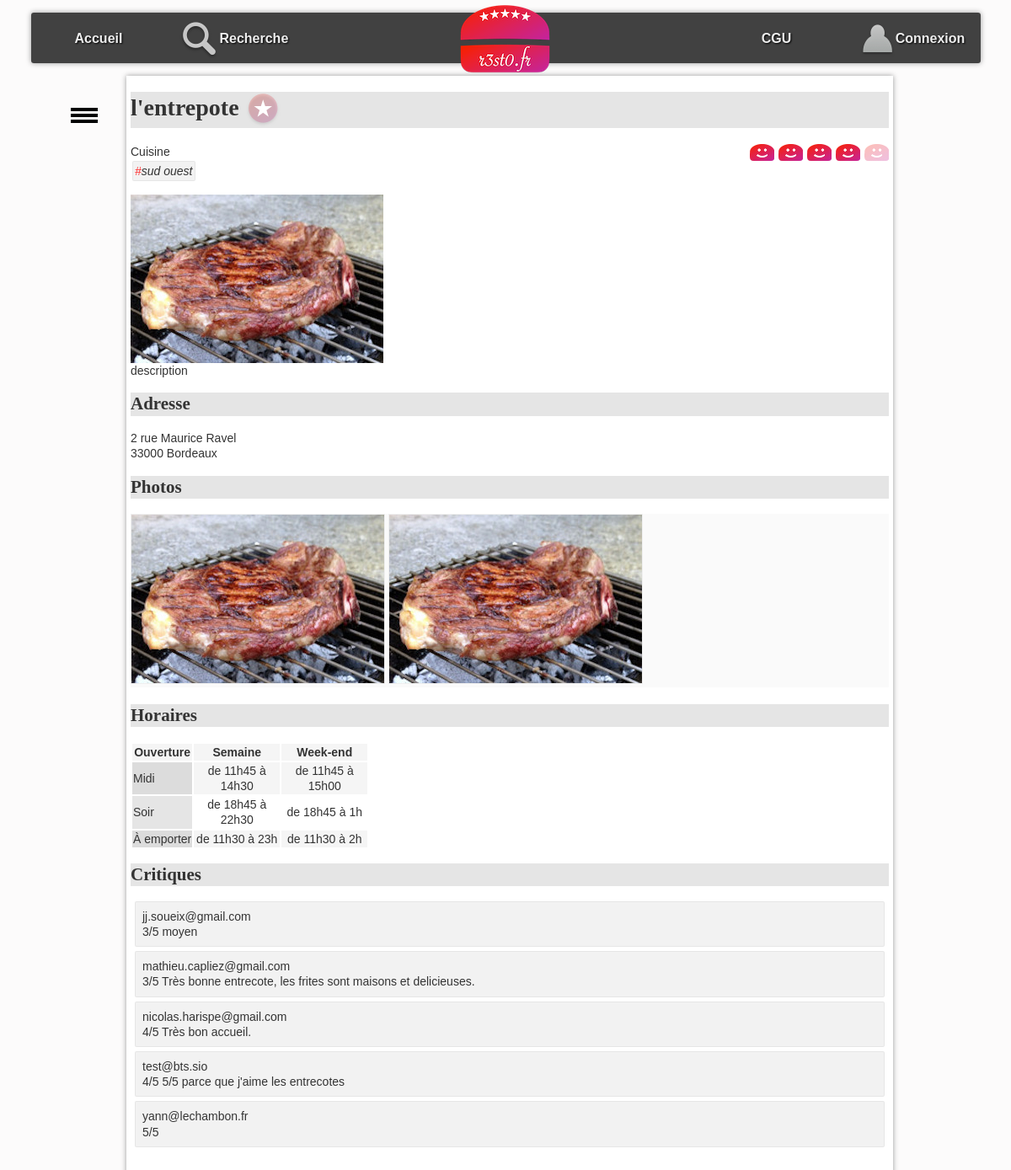
/?action=detail&idR=1, run on an earlier commit of the app's database.
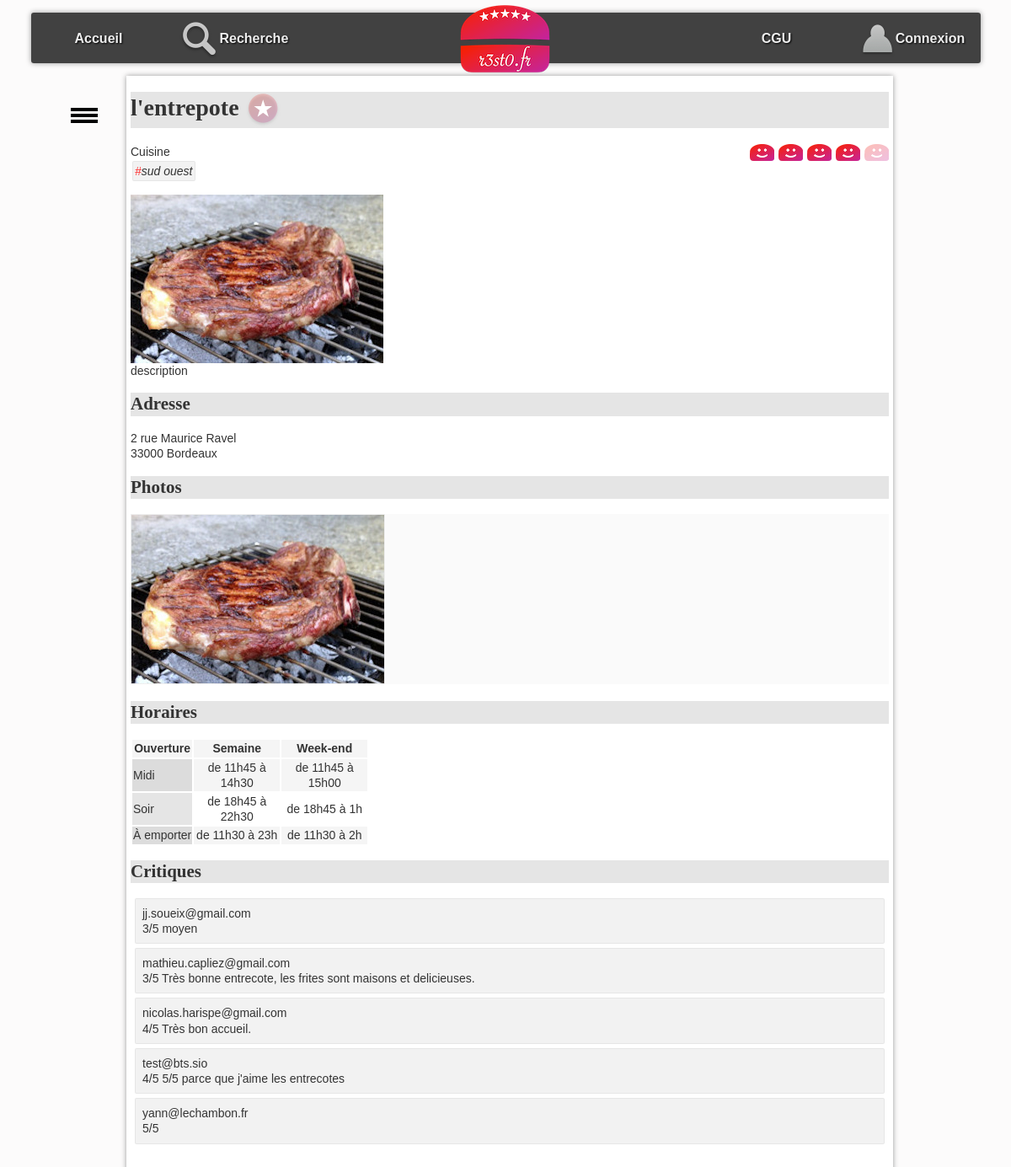
And on a later commit of the database.
### tables this page shows
CREATE TABLE `resto` (
  `idR` bigint(20) NOT NULL,
  `nomR` varchar(255) DEFAULT NULL,
  `numAdrR` varchar(20) DEFAULT NULL,
  `voieAdrR` varchar(255) DEFAULT NULL,
  `cpR` char(5) DEFAULT NULL,
  `villeR` varchar(255) DEFAULT NULL,
  `latitudeDegR` float DEFAULT NULL,
  `longitudeDegR` float DEFAULT NULL,
  `descR` text,
  `horairesR` text
);

CREATE TABLE `typeCuisine` (
  `idTC` bigint(20) NOT NULL,
  `libelleTC` varchar(255) DEFAULT NULL
);

CREATE TABLE `photo` (
  `idP` bigint(20) NOT NULL,
  `cheminP` varchar(255) DEFAULT NULL,
  `idR` bigint(20) DEFAULT NULL
);

CREATE TABLE `critiquer` (
  `idR` bigint(20) NOT NULL,
  `mailU` varchar(150) NOT NULL,
  `note` int(11) DEFAULT NULL,
  `commentaire` varchar(4096) DEFAULT NULL
);

### controleur/detailResto.php (called while the page is built, shortened)
<?php
include_once "$racine/modele/bd.resto.inc.php";
include_once "$racine/modele/bd.typecuisine.inc.php";
include_once "$racine/modele/bd.photo.inc.php";
include_once "$racine/modele/bd.critiquer.inc.php";
include_once "$racine/modele/bd.aimer.inc.php";
include_once "$racine/modele/authentification.inc.php";
$menuBurger = array();
$menuBurger[] = Array("url"=>"#top","label"=>"Le restaurant");
$menuBurger[] = Array("url"=>"#adresse","label"=>"Adresse");
$menuBurger[] = Array("url"=>"#photos","label"=>"Photos");
$menuBurger[] = Array("url"=>"#horaires","label"=>"Horaires");
$menuBurger[] = Array("url"=>"#crit","label"=>"Critiques");
$idR = $_GET["idR"];
$unResto = getRestoByIdR($idR);
$lesTypesCuisine = getTypesCuisineByIdR($idR);
$lesPhotos = getPhotosByIdR($idR);
$noteMoy = round(getNoteMoyenneByIdR($idR), 0);
$mailU = getMailULoggedOn();
$aimer = getAimerById($mailU, $idR);
$critiques = getCritiquerByIdR($idR);
include "$racine/vue/entete.html.php";
include "$racine/vue/vueDetailResto.php";
include "$racine/vue/pied.html.php";
?>

### index.php (called while the page is built, shortened)
<?php
include "getRacine.php";
include_once "$racine/modele/authentification.inc.php";
if (isset($_GET["action"])){
    $action = $_GET["action"];
}
else{
    $action = "defaut";
}
$fichier = controleurPrincipal($action);
include "$racine/controleur/$fichier";
?>

### modele/authentification.inc.php (called while the page is built, shortened)
<?php
function isLoggedOn() {
    $ret = false;
    return $ret;
}
?>

### modele/bd.resto.inc.php (called while the page is built, shortened)
<?php
function getRestoByIdR($idR) {
    try {
        $cnx = connexionPDO();
        $req = $cnx->prepare("select * from resto where idR=:idR");
        $req->bindValue(':idR', $idR, PDO::PARAM_INT);
        $req->execute();
        $resultat = $req->fetch(PDO::FETCH_ASSOC);
    } catch (PDOException $e) {
        print "Erreur !: " . $e->getMessage();
        die();
    }
    return $resultat;
}
?>

### modele/bd.aimer.inc.php (called while the page is built, shortened)
<?php
function getAimerById($mailU, $idR){
    try {
        $cnx = connexionPDO();
        $req = $cnx->prepare("select * from aimer where mailU=:mailU and  idR=:idR");
        $req->bindValue(':idR', $idR, PDO::PARAM_INT);
        $req->bindValue(':mailU', $mailU, PDO::PARAM_STR);
        $req->execute();
        $resultat = $req->fetch(PDO::FETCH_ASSOC);
    } catch (PDOException $e) {
        print "Erreur !: " . $e->getMessage();
        die();
    }
    return $resultat;
}
?>

### modele/bd.critiquer.inc.php (called while the page is built, shortened)
<?php
function getCritiquerByIdR($idR) {
    $resultat = array();
    try {
        $cnx = connexionPDO();
        $req = $cnx->prepare("select * from critiquer where idR=:idR");
        $req->bindValue(':idR', $idR, PDO::PARAM_INT);
        $req->execute();
        $ligne = $req->fetch(PDO::FETCH_ASSOC);
        while ($ligne) {
            $resultat[] = $ligne;
            $ligne = $req->fetch(PDO::FETCH_ASSOC);
        }
    } catch (PDOException $e) {
        print "Erreur !: " . $e->getMessage();
        die();
    }
    return $resultat;
}
function getNoteMoyenneByIdR($idR) {
    $resultat = array();
    try {
        $cnx = connexionPDO();
        $req = $cnx->prepare("select avg(note) from critiquer where idR=:idR");
        $req->bindValue(':idR', $idR, PDO::PARAM_INT);
        $req->execute();
        $resultat = $req->fetch(PDO::FETCH_ASSOC);
    } catch (PDOException $e) {
        print "Erreur !: " . $e->getMessage();
        die();
    }
    if ($req->rowCount()>0){
        return $resultat["avg(note)"];
    }
    else{
        return 0;
    }
}
?>

### modele/bd.typecuisine.inc.php (called while the page is built, shortened)
<?php
function getTypesCuisineByIdR($idR){
    $resultat = array();
    try {
        $cnx = connexionPDO();
        $req = $cnx->prepare("select typeCuisine.* from typeCuisine,proposer where typeCuisine.idTC = proposer.idTC and proposer.idR = :idR");
        $req->bindValue(':idR', $idR, PDO::PARAM_INT);
        $req->execute();
        while ($ligne = $req->fetch(PDO::FETCH_ASSOC)) {
            $resultat[] = $ligne;
        }
    } catch (PDOException $e) {
        print "Erreur !: " . $e->getMessage();
        die();
    }
    return $resultat;
}
?>

### modele/bd.photo.inc.php (called while the page is built, shortened)
<?php
function getPhotosByIdR($idR) {
    $resultat = array();
    try {
        $cnx = connexionPDO();
        $req = $cnx->prepare("select * from photo where idR=:idR");
        $req->bindValue(':idR', $idR, PDO::PARAM_INT);
        $req->execute();
        $resultat = $req->fetchAll(PDO::FETCH_ASSOC);
    } catch (PDOException $e) {
        print "Erreur !: " . $e->getMessage();
        die();
    }
    return $resultat;
}
?>

### vue/vueDetailResto.php (the view, shortened to what this page needs)
<h1><?= $unResto['nomR']; ?>
    <?php if ($aimer != false) { ?>
        <a href="./?action=aimer&idR=<?= $unResto['idR']; ?>" ><img class="aimer" src="images/aime.png" alt="j'aime ce restaurant"></a>
    <?php } else { ?>
        <a href="./?action=aimer&idR=<?= $unResto['idR']; ?>" ><img class="aimer" src="images/aimepas.png" alt="je n'aime pas encore ce restaurant"></a>
    <?php } ?>
</h1>
<span id="note">
    <?php for ($i = 1; $i <= 5; $i++) { ?>
        <a class="aimer" href="./?action=noter&note=<?= $i ?>&idR=<?= $unResto['idR']; ?>" >
            <?php if ($i <= $noteMoy) { ?>
                <img class="note" src="images/like.png" alt="">
            <?php } else {
                ?>
                <img class="note" src="images/neutre.png" alt="line neutre">
            <?php } ?>
        </a>
    <?php } ?>
</span>
<section>
    Cuisine <br />
    <ul id="tagFood">
        <?php for ($j = 0; $j < count($lesTypesCuisine); $j++) { ?>
            <li class="tag"><span class="tag">#</span><?= $lesTypesCuisine[$j]["libelleTC"] ?></li>
        <?php } ?>
    </ul>
</section>
<p id="principal">
    <?php if (count($lesPhotos) > 0) { ?>
        <img src="photos/<?= $lesPhotos[0]["cheminP"] ?>" alt="photo du restaurant" />
    <?php } ?>
    <br />
    <?= $unResto['descR']; ?>
</p>
<h2 id="adresse">
    Adresse
</h2>
<p>
    <?= $unResto['numAdrR']; ?>
    <?= $unResto['voieAdrR']; ?><br />
    <?= $unResto['cpR']; ?>
    <?= $unResto['villeR']; ?>
</p>
<h2 id="photos">
    Photos
</h2>
<ul id="galerie">
    <?php for ($i = 0; $i < count($lesPhotos); $i++) { ?>
        <li> <img class="galerie" src="photos/<?= $lesPhotos[$i]["cheminP"] ?>" alt="" /></li>
    <?php } ?>
</ul>
<h2 id="horaires">
    Horaires
</h2>
<?= $unResto['horairesR']; ?>
<h2 id="crit">Critiques</h2>
<ul id="critiques">
    <?php for ($i = 0; $i < count($critiques); $i++) { ?>
        <li>
            <span>
                <?= $critiques[$i]["mailU"] ?>
            </span>
            <div>
                <span>
                    <?php
                    if ($critiques[$i]["note"]) {
                        echo $critiques[$i]["note"] . "/5";
                    }
                    ?>
                </span>
                <span><?= $critiques[$i]["commentaire"] ?> </span>
            </div>
        </li>
    <?php } ?>
</ul>

### vue/entete.html.php (shortened to what this page needs)
<!DOCTYPE html PUBLIC "-//W3C//DTD HTML 4.01 Transitional//EN" "http://www.w3.org/TR/html4/loose.dtd">
<html>
    <head>
    </head>
    <body>
    <nav>
            <ul id="menuGeneral">
                <li><a href="./?action=accueil">Accueil</a></li>
                <li><a href="./?action=recherche"><img src="images/rechercher.png" alt="loupe" />Recherche</a></li>
                <li></li>
                <li id="logo"><a href="./?action=accueil"><img src="images/logoBarre.png" alt="logo" /></a></li>
                <li></li>
                <li><a href="./?action=cgu">CGU</a></li>
                <?php if(isLoggedOn()){ ?>
                <li><a href="./?action=profil"><img src="images/profil.png" alt="loupe" />Mon Profil</a></li>
                <?php }
                else{ ?>
                <li><a href="./?action=connexion"><img src="images/profil.png" alt="loupe" />Connexion</a></li>
                <?php } ?>
            </ul>
    </nav>
    <div id="bouton">
        <div></div>
        <div></div>
        <div></div>
    </div>
    <ul id="menuContextuel">
        <li><img src="images/logoBarre.png" alt="logo" /></li>
        <?php if (isset($menuBurger)) { ?>
            <?php for ($i = 0; $i < count($menuBurger); $i++) { ?>
                <li>
                    <a href="<?php echo $menuBurger[$i]['url']; ?>">
                    </a>
                </li>
            <?php } ?>
        <?php } ?>
    </ul>
    <div id="corps">

### vue/pied.html.php
</div>
</body>
</html>

### css/base.css (style rules this page uses)
:root { --largeurPage: 900px; --largeurMenuCont : 200px; --margeCalc: calc((100% - var(--largeurPage)) / 2); --margeMenuHaut : 15px; --hauteurMenuGene:60px; --coulA1:#5A7694; --coulA2:#D7E5ED; --coulB1:#566459; --coulB2:#90974A; --coulC:#CDBCA0; --fondC:#fcfbfb; --padding_cote:5px; }
body { font-family: Arial; color : #333; font-size : 14px; line-height : 1.3; scroll-behavior: smooth; background-color : var(--fondC); }
#logo { text-align : center; }
#corps, #menuContextuel, #menuGeneral { transition-duration : 0.4s; }
#corps { top : 15px; margin-top : calc(var(--hauteurMenuGene) + var(--margeMenuHaut)); padding-bottom : 50px; padding-left : 5px; padding-right : 5px; position : absolute; left : var(--margeCalc); width : var(--largeurPage); background-color : #fff; box-shadow: 0px 0px 6px #999; min-height: 500px; }
#menuContextuel { position : fixed; left : var(--margeCalc); width : var(--largeurPage); background-color : var(--fondC); z-index:0; overflow : hidden; top : calc(var(--hauteurMenuGene) + var(--margeMenuHaut) + 50px); margin-top:0px; padding-top:0px; list-style-type : none; padding-left : 0px; width : var(--largeurMenuCont); border-radius: 3px; }
#bouton { top : calc(var(--hauteurMenuGene) + var(--margeMenuHaut) + 50px); position : fixed; left : calc((100% - var(--largeurPage)) / 2 - 70px); width : 40px; height : 25px; }
#bouton>div { margin-left : 4px; border : 1px solid #000; width : 30px; height : 2px; background-color : #000; margin-top : 3px; }
nav { position:fixed; top:var(--margeMenuHaut); left:0px; width:100%; height:var(--hauteurMenuGene); z-index:100; }
#menuGeneral { text-align : center; width : calc(var(--largeurPage) + 220px + var(--padding_cote) + 2px); height : var(--hauteurMenuGene); background-color : rgba(45,45,45,0.9); color : #fff; margin:auto auto; box-shadow: 0px 0px 6px #999; border-radius: 3px; }
#menuGeneral { list-style-type: none; padding-left : 0px; }
#menuGeneral>li { float : left; width: 14.28%; height : 100%; vertical-align: middle; line-height:60px; }
#logo>a>img { position : relative; top : -10px; }
#menuGeneral>li>a { height : var(--hauteurMenuGene); display : inline-block; vertical-align: middle; color:#eee; text-shadow: 1px 1px 2px #000; text-decoration: none; font-size : 16px; font-weight: bold; }
#menuGeneral>li>a>img { vertical-align: middle; }
#menuContextuel>li>a { color:var(--coulA1); font-weight : bold; text-decoration : none; }
#menuContextuel>li { padding-top : 5px; padding-bottom : 5px; margin-top : 0px; margin-bottom : 0px; padding-left : 8px; }
#menuContextuel>li:first-child { text-align : center; }
a.aimer { text-decoration: none; }

### css/cgu.css (style rules this page uses)
h1,h2,h3,h4 { font-family: Futura; background-color : rgba(0,0,0,0.1); }
td.cell { text-align : center; width : 100px; }
td.label { background-color : rgba(0,0,0,0.1); }
tr:nth-child(odd) { background-color : rgb(245,245,245); }

### css/corps.css (style rules this page uses)
#tagFood { display:inline-block; padding-left : 0px; font-style: italic; margin : 0px; }
li.tag { display:inline-block; border:1px solid rgba(0,0,0,0.05); background-color:rgba(0,0,0,0.05); padding:2px; margin:2px; border-radius: 2px; }
span.tag { color:rgb(255,50,50); }
#galerie { margin-top : 0px; margin-bottom : 20px; padding-left : 0px; background-color : rgb(250,250,250); }
#galerie li { display : inline-block; }
img.note { padding-left : 1px; vertical-align : sub; }
img.galerie { border:1px solid rgb(239,239,239); }
#note { float : right; }
img.aimer { vertical-align : middle; }
#critiques { list-style-type : none; padding-left : 0px; }
#critiques>li { border:1px solid rgba(0,0,0,0.05); background-color:rgba(0,0,0,0.05); padding:8px; margin:5px; border-radius: 2px; }

What changed in the data, as far as the page shows it:
removed photo: cheminP (picture)
